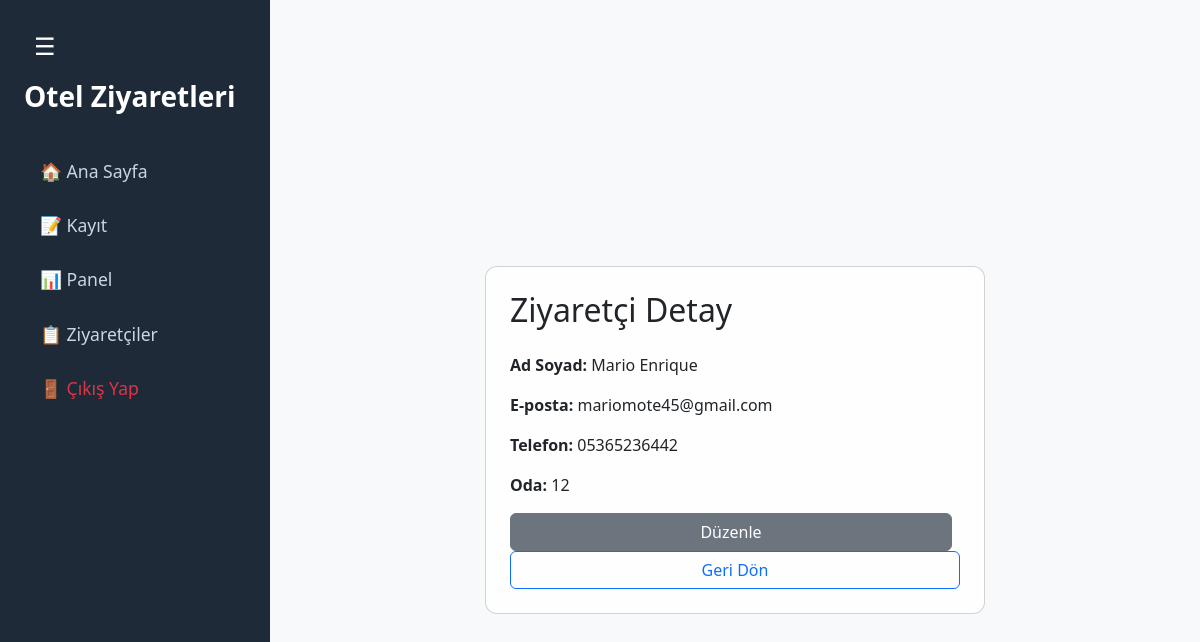
/visitor/1 (signed in), run on an earlier commit of the app's database.
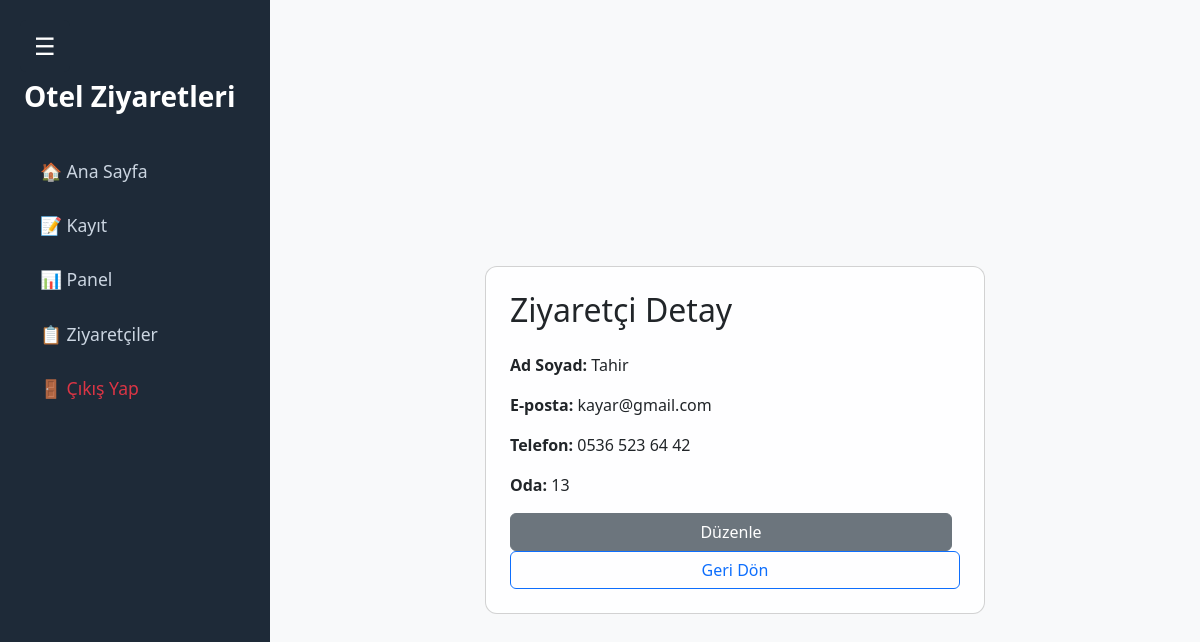
And on a later commit of the database.
### models.py (models this page shows)
class Visitor(db.Model):
    __tablename__ = 'visitors'
    __table_args__ = {'extend_existing': True}
    id = db.Column(db.Integer, primary_key=True)
    name = db.Column(db.String(150), nullable=False)
    surname = db.Column(db.String(150), nullable=False)
    email = db.Column(db.String(150), nullable=False)
    phone = db.Column(db.String(20), nullable=False)
    room = db.Column(db.String(50), nullable=False)
    visit_date = db.Column(db.DateTime, default=datetime.utcnow)

### app.py (the view)
@app.route('/visitor/<int:visitor_id>')
@login_required
def visitor_detail(visitor_id):
    visitor = Visitor.query.get_or_404(visitor_id)
    return render_template('visitor_detail.html', visitor=visitor, background_class='visitor-detail-background')

### app.py (called while the page is built)
def login_required(f):
    @wraps(f)
    def decorated_function(*args, **kwargs):
        if 'user_id' not in session:
            flash('Öncelikle giriş yapmalısınız.')
            return redirect(url_for('login'))
        return f(*args, **kwargs)
    return decorated_function

@app.before_request
def create_tables():
    db.create_all()

### templates/visitor_detail.html
{% extends "base.html" %}
{% block page_class %}visitordetail-background{% endblock %}
{% block content %}
<div class="d-flex justify-content-center align-items-center vh-100">
    <div class="card p-4" style="max-width: 500px; width: 100%; backdrop-filter: blur(2px); background-color: rgba(255, 255, 255, 0.85); border-radius: 12px;">
        <h2 class="mb-4">Ziyaretçi Detay</h2>
        <p><strong>Ad Soyad:</strong> {{ visitor.name }}</p>
        <p><strong>E-posta:</strong> {{ visitor.email }}</p>
        <p><strong>Telefon:</strong> {{ visitor.phone }}</p>
        <p><strong>Oda:</strong> {{ visitor.room }}</p>
        <a href="/edit/{{ visitor.id }}" class="btn btn-secondary me-2">Düzenle</a>
        <a href="/dashboard" class="btn btn-outline-primary">Geri Dön</a>
    </div>
</div>
{% endblock %}

What changed in the data, as far as the page shows it:
changed Visitor: name "Mario Enrique" → "Tahir"; email "mariomote45@gmail.com" → "kayar@gmail.com"; phone "05365236442" → "0536 523 64 42"; room "12" → "13"
